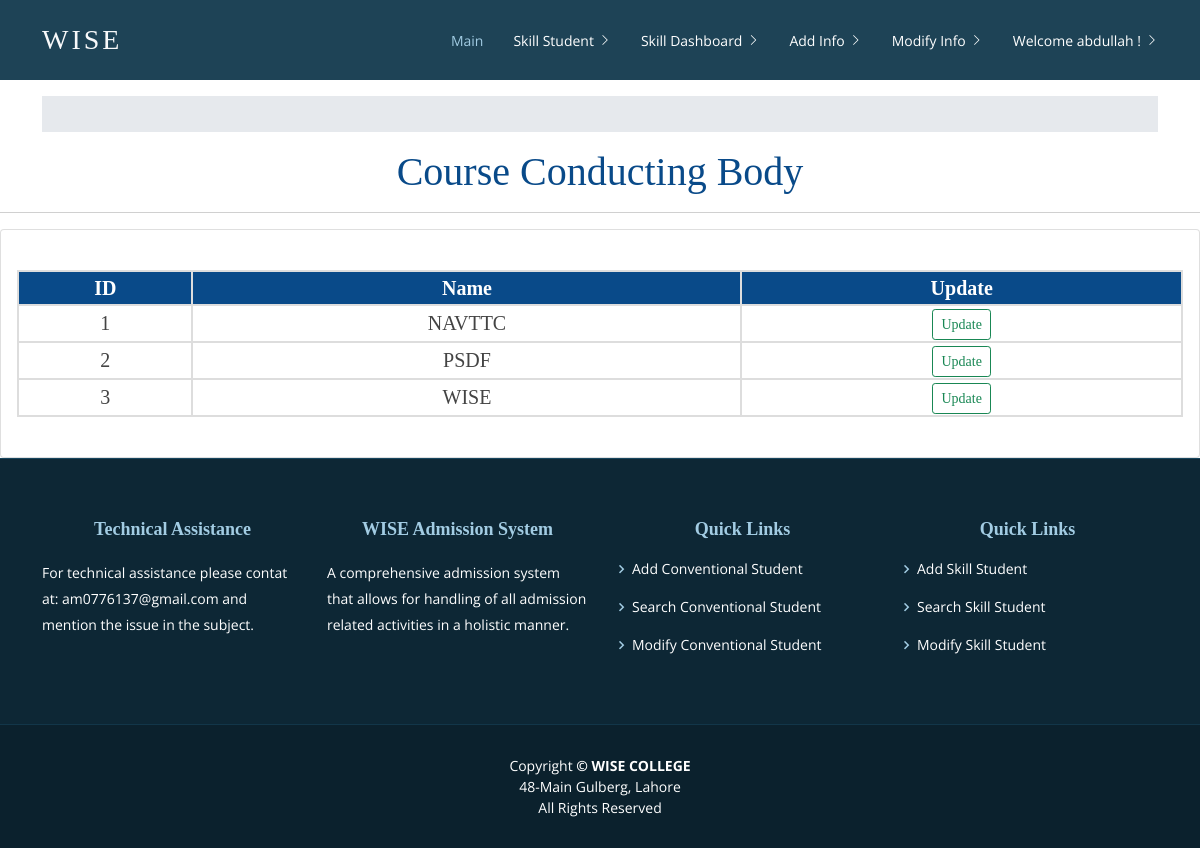
The app's page /course_conducting_body_dashboard/ (signed in), older data.
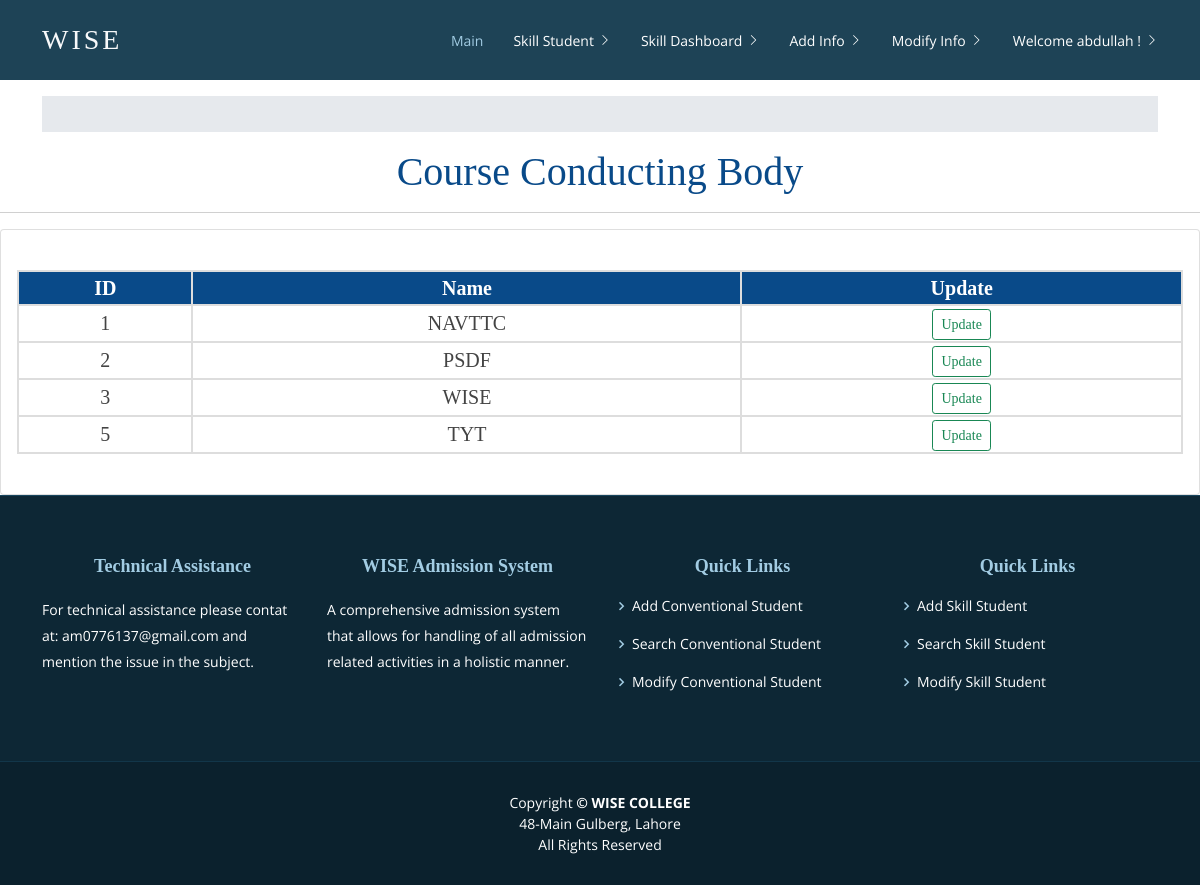
The same page, newer data.
### AdmissionSystem/models.py (models this page shows, shortened)
class CourseConductingBody(models.Model):
	course_conducting_body_name = models.CharField(max_length=50)
	course_conducting_body_abbreviation = models.CharField(max_length=10)
	created_by = models.CharField(max_length=100)
	updated_by = models.CharField(max_length=100, null=True, blank=True)

### AdmissionSystem/views.py (the view)
# urls.py: path('course_conducting_body_dashboard/',views.course_conducting_body_dashboard,name='courseconductingbodydashboard'),
@login_required(login_url='loginpageview')
def course_conducting_body_dashboard(request):
	course_conducting_body_objects = CourseConductingBody.objects.all()
	all_data = list()
	for coursecondbody_object in course_conducting_body_objects:
		coursecondbody_data = list()
		coursecondbody_data.append(coursecondbody_object.id)
		coursecondbody_data.append(coursecondbody_object.course_conducting_body_name)
		all_data.append(coursecondbody_data)
	context = {'alldata': all_data}
	return render(request,'course_conducting_body_dashboard.html',context=context)

### templates/course_conducting_body_dashboard.html (shortened to what this page needs)
{% extends 'base.html' %}
{% load static %}
{% block content %}
<div class="col-md-15">
 		<h1 class="text-center">Course Conducting Body</h1>
		<hr>
		<div class="card card-body">
				<table id="search-table" class="users-table mt-4">
						<tr>
							<th>ID</th>
							<th>Name</th>
							<th>Update</th>
						</tr>
						{% for data in alldata %}
								<tr>
									{% for column in data %}
									<td>{{ column }}</td>
									{% endfor %}
 									<td>
									<input value="Update" type="button" onclick="location.href='{% url 'updatecourseconductingbody' data.0 %}'" class="btn btn-sm btn-outline-success"></td>
								</tr>
						{% endfor %}
				</table>
				<br>
 		</div>
</div>
{% endblock %}

Row changes from the older to the newer data that the page shows:
added CourseConductingBody: data "TYT"
Text that changed along with them:
new list line: "5 Update"
